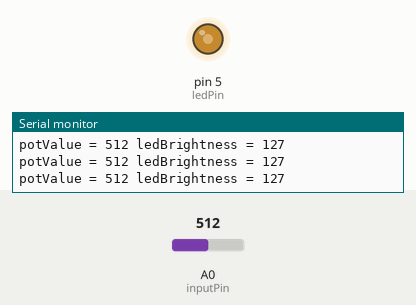
Recording of a sketch running on a simulated Arduino Uno, built with avr-gcc and run on an emulated ATmega328P. Shown: output pins drawn as LEDs (lit = HIGH), the last lines printed to the serial monitor. Inputs (shaded band) come from the test bench; at power-on: A0 (inputPin) = 512.

Above: at 1.2 s.
1.3 s: A0 (inputPin) set to 414
At 1.7 s:
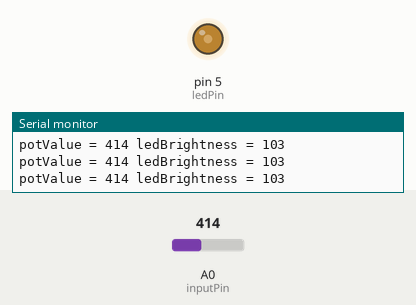
2.8 s: A0 (inputPin) set to 385
At 3.9 s:
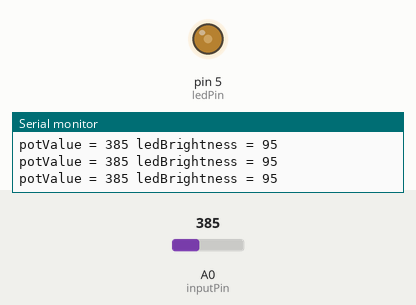
5.8 s: A0 (inputPin) set to 716
At 6.9 s:
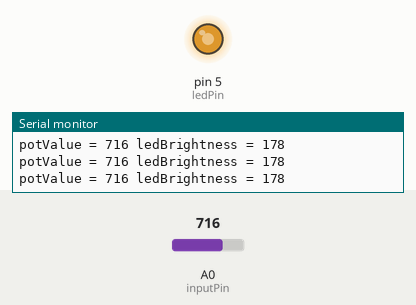
7.3 s: A0 (inputPin) set to 122
At 8.1 s:
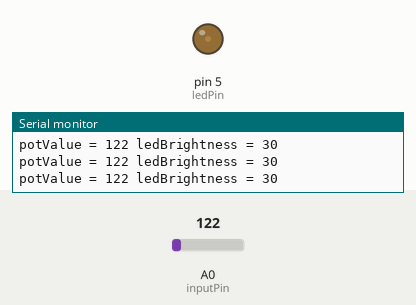
8.8 s: A0 (inputPin) set to 109
At 10.1 s:
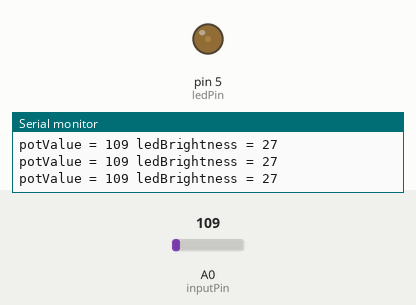
11.8 s: A0 (inputPin) set to 91
At 13.0 s:
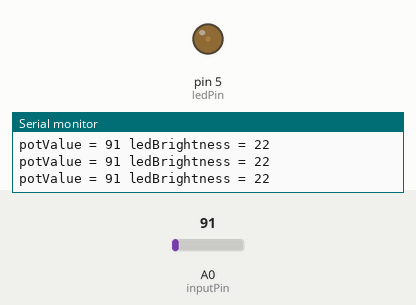
Timing chart, 0 to 14.8 s (numbered marks = the images above; inputs shaded):
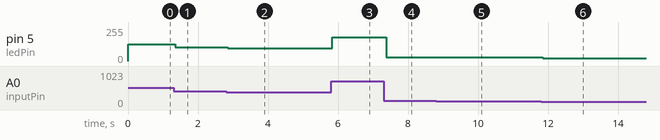

Measured:
- after the input at 1.3 s, pin 5 (ledPin): 127/255 → 103/255 after 0.06 s
- after the input at 2.8 s, pin 5 (ledPin): 103/255 → 95/255 after 0.05 s
- after the input at 5.8 s, pin 5 (ledPin): 95/255 → 178/255 at once
- after the input at 7.3 s, pin 5 (ledPin): 178/255 → 30/255 after 0.07 s
- after the input at 8.8 s, pin 5 (ledPin): 30/255 → 27/255 after 0.06 s
- after the input at 11.8 s, pin 5 (ledPin): 27/255 → 22/255 after 0.05 s

The sketch:

Class_14_Controlling_LED_Brightness_Using_Potentiometer.ino
```cpp
int inputPin = A0;
int ledPin = 5;

int potValue;
int ledBrightness;


void setup() {
  // put your setup code here, to run once:
  pinMode ( ledPin , OUTPUT);
  pinMode ( inputPin , INPUT);
  Serial.begin(9600);

}

void loop() {
  // put your main code here, to run repeatedly:
potValue = analogRead(inputPin);
ledBrightness = (255./1023.)*potValue;

Serial.print("potValue = ");
Serial.print(potValue);
Serial.print(" ledBrightness = ");
Serial.println(ledBrightness);

analogWrite(ledPin,ledBrightness);
}
```
